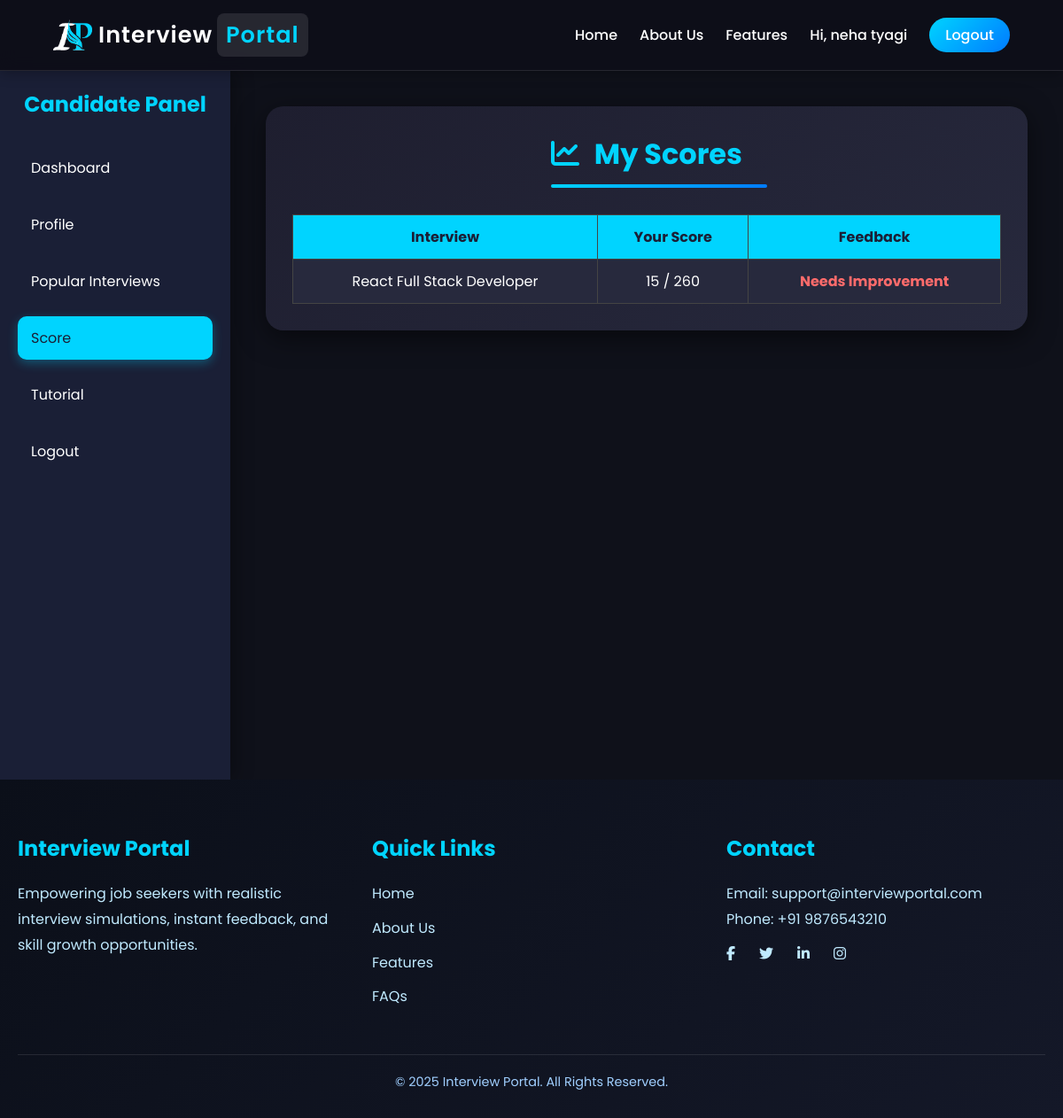
Screenshot of /score.php (signed in) with the database file from the repository.
### tables this page shows
CREATE TABLE `interview_results` (
  `id` int(10) UNSIGNED NOT NULL,
  `user_id` int(11) NOT NULL,
  `interview_id` int(11) NOT NULL,
  `score` int(11) NOT NULL DEFAULT 0,
  `total` int(11) NOT NULL DEFAULT 0,
  `created_at` timestamp NOT NULL DEFAULT current_timestamp(),
  `updated_at` timestamp NOT NULL DEFAULT current_timestamp() ON UPDATE current_timestamp()
);

CREATE TABLE `interviews` (
  `id` int(11) NOT NULL,
  `title` varchar(255) DEFAULT NULL,
  `domain` varchar(100) DEFAULT NULL,
  `description` text DEFAULT NULL,
  `difficulty` enum('Easy','Medium','Hard') DEFAULT 'Medium',
  `duration` varchar(50) DEFAULT NULL,
  `tags` varchar(255) DEFAULT NULL,
  `status` enum('active','inactive') DEFAULT 'active',
  `image` varchar(255) DEFAULT NULL,
  `level` varchar(50) DEFAULT NULL,
  `created_by` int(11) DEFAULT NULL,
  `created_at` timestamp NOT NULL DEFAULT current_timestamp()
);

### score.php (the view, shortened to what this page needs)
<link rel="stylesheet" href="https://cdnjs.cloudflare.com/ajax/libs/font-awesome/6.4.0/css/all.min.css">
<?php
include 'header.php';
$user_id = $_SESSION['user']['id'];
$sql = "
    SELECT ir.score, ir.total, i.title
    FROM interview_results ir
    JOIN interviews i ON ir.interview_id = i.id
    WHERE ir.user_id = $user_id
    ORDER BY ir.created_at DESC
";
$results = $conn->query($sql);
?>
<div class="dashboard-container">
  <?php include 'sidebar.php'; ?>
  <main class="main-content">
    <div class="card">
      <div class="profile-header">
        <h1><i class="fa fa-chart-line"></i> My Scores</h1>
      </div>
      <?php if($results && $results->num_rows > 0): ?>
        <table class="score-table">
          <thead>
            <tr>
              <th>Interview</th>
              <th>Your Score</th>
              <th>Feedback</th>
            </tr>
          </thead>
          <tbody>
            <?php while($row = $results->fetch_assoc()):
                $score = intval($row['score']);
                $total = intval($row['total']) ?: 500;
                $percent = $total > 0 ? ($score / $total) * 100 : 0;
                if($percent < 50){
                    $feedback = "Needs Improvement";
                    $color = "#ff6b6b";
                } elseif($percent < 80){
                    $feedback = "Good";
                    $color = "#f0ad4e";
                } elseif($percent < 100){
                    $feedback = "Excellent";
                    $color = "#1bd15b";
                } else {
                    $feedback = "Outstanding";
                    $color = "#00d4ff";
                }
            ?>
            <tr>
              <td><?php echo htmlspecialchars($row['title']); ?></td>
              <td><?php echo $score . " / " . $total; ?></td>
              <td style="color:<?php echo $color; ?>; font-weight:700;"><?php echo $feedback; ?></td>
            </tr>
            <?php endwhile; ?>
          </tbody>
        </table>
      <?php else: ?>
        <p style="color:#fff; text-align:center; font-size:18px;">No interviews attempted yet.</p>
      <?php endif; ?>
    </div>
  </main>
</div>
<?php include 'footer.php'; ?>

### header.php (style rules this page uses)
* { margin: 0; padding: 0; box-sizing: border-box; font-family: 'Poppins', sans-serif; }
html, body { width: 100%; min-height: 100%; background: #0b0f19; color: #fff; scroll-behavior: smooth; }
body { padding-top: 80px; }

### score.php (style rules this page uses)
.dashboard-container { display:flex; min-height:100vh; background:#0f111a; font-family:'Poppins',sans-serif; }
.main-content { flex-grow:1; padding:40px; }
.card { background: linear-gradient(145deg,#1e1e2f,#27293d); padding:30px; border-radius:20px; box-shadow:0 8px 30px rgba(0,0,0,0.5); color:#fff; }
.profile-header { text-align:center; margin-bottom:30px; }
.profile-header h1 { font-size:32px; color:#00d4ff; display:inline-block; position:relative; font-weight:700; }
.profile-header h1 i { margin-right:10px; }
.profile-header h1::after { content:''; display:block; width:113%; height:4px; background: linear-gradient(to right,#00d4ff,#007bff); margin:10px auto 0; border-radius:2px; }
.score-table { width:100%; border-collapse: collapse; margin-top:20px; }
.score-table th, .score-table td { padding:12px 15px; border:1px solid #444; text-align:center; }
.score-table th { background:#00d4ff; color:#1a1f36; }
.score-table tr:nth-child(odd) { background:#27293d; }
.score-table td { color:#fff; }

### rows the page displays
interview_results: interview.title "React Full Stack Developer", score "15", total "260", feedback "Needs Improvement"

### other values shown
$_SESSION['user']['name'] "neha tyagi"
$title "Dashboard"
$title "Profile"
$title "Popular Interviews"
$title "Score"
$title "Tutorial"
$title "Logout"
